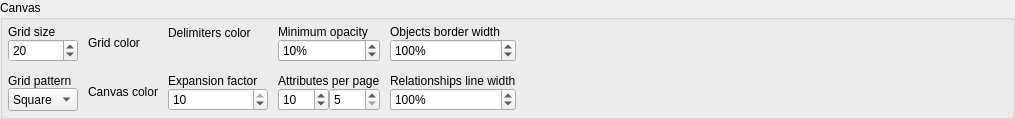
           <widget class="QGroupBox" name="canvas_gb">
            <property name="sizePolicy">
             <sizepolicy hsizetype="Preferred" vsizetype="Preferred">
              <horstretch>0</horstretch>
              <verstretch>0</verstretch>
             </sizepolicy>
            </property>
            <property name="title">
             <string>Canvas</string>
            </property>
            <layout class="QGridLayout" name="gridLayout_5">
             <property name="leftMargin">
              <number>5</number>
             </property>
             <property name="topMargin">
              <number>5</number>
             </property>
             <property name="rightMargin">
              <number>5</number>
             </property>
             <property name="bottomMargin">
              <number>5</number>
             </property>
             <property name="horizontalSpacing">
              <number>10</number>
             </property>
             <item row="0" column="2">
              <layout class="QVBoxLayout" name="verticalLayout_17">
               <item>
                <widget class="QLabel" name="delimiters_color_lbl">
                 <property name="sizePolicy">
                  <sizepolicy hsizetype="Fixed" vsizetype="Fixed">
                   <horstretch>0</horstretch>
                   <verstretch>0</verstretch>
                  </sizepolicy>
                 </property>
                 <property name="statusTip">
                  <string/>
                 </property>
                 <property name="text">
                  <string>Delimiters color</string>
                 </property>
                </widget>
               </item>
               <item>
                <layout class="QHBoxLayout" name="delimiters_color_lt">
                 <property name="leftMargin">
                  <number>0</number>
                 </property>
                 <item>
                  <spacer name="horizontalSpacer_3">
                   <property name="orientation">
                    <enum>Qt::Orientation::Horizontal</enum>
                   </property>
                   <property name="sizeHint" stdset="0">
                    <size>
                     <width>40</width>
                     <height>20</height>
                    </size>
                   </property>
                  </spacer>
                 </item>
                </layout>
               </item>
              </layout>
             </item>
             <item row="2" column="2">
              <layout class="QVBoxLayout" name="verticalLayout_15">
               <item>
                <widget class="QLabel" name="expansion_factor_lbl">
                 <property name="sizePolicy">
                  <sizepolicy hsizetype="Preferred" vsizetype="Fixed">
                   <horstretch>0</horstretch>
                   <verstretch>0</verstretch>
                  </sizepolicy>
                 </property>
                 <property name="text">
                  <string>Expansion factor</string>
                 </property>
                 <property name="margin">
                  <number>0</number>
                 </property>
                </widget>
               </item>
               <item>
                <layout class="QHBoxLayout" name="horizontalLayout">
                 <property name="bottomMargin">
                  <number>0</number>
                 </property>
                 <item>
                  <widget class="QSpinBox" name="expansion_factor_spb">
                   <property name="sizePolicy">
                    <sizepolicy hsizetype="Preferred" vsizetype="Preferred">
                     <horstretch>0</horstretch>
                     <verstretch>0</verstretch>
                    </sizepolicy>
                   </property>
                   <property name="minimumSize">
                    <size>
                     <width>100</width>
                     <height>0</height>
                    </size>
                   </property>
                   <property name="toolTip">
                    <string>&lt;p&gt;The expansion factor is the number of times the current page dimension (width and height) is used to expand the canvas geometry to a certain direction (top, left, bottom, or right). The page dimension can be adjusted in the printing options.&lt;/p&gt;</string>
                   </property>
                   <property name="statusTip">
                    <string/>
                   </property>
                   <property name="minimum">
                    <number>1</number>
                   </property>
                   <property name="maximum">
                    <number>10</number>
                   </property>
                   <property name="singleStep">
                    <number>1</number>
                   </property>
                   <property name="value">
                    <number>10</number>
                   </property>
                  </widget>
                 </item>
                </layout>
               </item>
              </layout>
             </item>
             <item row="0" column="1">
              <layout class="QVBoxLayout" name="verticalLayout_11">
               <item>
                <widget class="QLabel" name="grid_line_color_lbl">
                 <property name="sizePolicy">
                  <sizepolicy hsizetype="Preferred" vsizetype="Fixed">
                   <horstretch>0</horstretch>
                   <verstretch>0</verstretch>
                  </sizepolicy>
                 </property>
                 <property name="statusTip">
                  <string/>
                 </property>
                 <property name="text">
                  <string>Grid color</string>
                 </property>
                </widget>
               </item>
               <item>
                <layout class="QHBoxLayout" name="grid_color_lt"/>
               </item>
              </layout>
             </item>
             <item row="2" column="4">
              <layout class="QVBoxLayout" name="rel_border_width_lt">
               <item>
                <widget class="QLabel" name="rel_border_width_lbl">
                 <property name="sizePolicy">
                  <sizepolicy hsizetype="Preferred" vsizetype="Fixed">
                   <horstretch>0</horstretch>
                   <verstretch>0</verstretch>
                  </sizepolicy>
                 </property>
                 <property name="text">
                  <string>Relationships line width</string>
                 </property>
                </widget>
               </item>
               <item>
                <widget class="QSpinBox" name="rel_border_width_spb">
                 <property name="sizePolicy">
                  <sizepolicy hsizetype="Preferred" vsizetype="Preferred">
                   <horstretch>0</horstretch>
                   <verstretch>0</verstretch>
                  </sizepolicy>
                 </property>
                 <property name="minimumSize">
                  <size>
                   <width>100</width>
                   <height>0</height>
                  </size>
                 </property>
                 <property name="toolTip">
                  <string>&lt;p&gt;Defines the width of the relationships lines as a percentage of the default width.&lt;/p&gt;</string>
                 </property>
                 <property name="suffix">
                  <string>%</string>
                 </property>
                 <property name="minimum">
                  <number>50</number>
                 </property>
                 <property name="maximum">
                  <number>300</number>
                 </property>
                 <property name="singleStep">
                  <number>10</number>
                 </property>
                 <property name="value">
                  <number>100</number>
                 </property>
                </widget>
               </item>
              </layout>
             </item>
             <item row="2" column="1">
              <layout class="QVBoxLayout" name="verticalLayout_14">
               <item>
                <widget class="QLabel" name="canvas_color">
                 <property name="sizePolicy">
                  <sizepolicy hsizetype="Fixed" vsizetype="Fixed">
                   <horstretch>0</horstretch>
                   <verstretch>0</verstretch>
                  </sizepolicy>
                 </property>
                 <property name="statusTip">
                  <string/>
                 </property>
                 <property name="text">
                  <string>Canvas color</string>
                 </property>
                 <property name="indent">
                  <number>0</number>
                 </property>
                </widget>
               </item>
               <item>
                <layout class="QHBoxLayout" name="canvas_color_lt"/>
               </item>
              </layout>
             </item>
             <item row="0" column="5" rowspan="3">
              <spacer name="horizontalSpacer_10">
               <property name="orientation">
                <enum>Qt::Orientation::Horizontal</enum>
               </property>
               <property name="sizeHint" stdset="0">
                <size>
                 <width>491</width>
                 <height>20</height>
                </size>
               </property>
              </spacer>
             </item>
             <item row="0" column="3">
              <layout class="QVBoxLayout" name="verticalLayout_12">
               <item>
                <widget class="QLabel" name="min_obj_opacity_lbl">
                 <property name="sizePolicy">
                  <sizepolicy hsizetype="Preferred" vsizetype="Fixed">
                   <horstretch>0</horstretch>
                   <verstretch>0</verstretch>
                  </sizepolicy>
                 </property>
                 <property name="text">
                  <string>Minimum opacity </string>
                 </property>
                </widget>
               </item>
               <item>
                <layout class="QHBoxLayout" name="horizontalLayout_6">
                 <item>
                  <widget class="QSpinBox" name="min_obj_opacity_spb">
                   <property name="sizePolicy">
                    <sizepolicy hsizetype="Preferred" vsizetype="Preferred">
                     <horstretch>0</horstretch>
                     <verstretch>0</verstretch>
                    </sizepolicy>
                   </property>
                   <property name="minimumSize">
                    <size>
                     <width>100</width>
                     <height>0</height>
                    </size>
                   </property>
                   <property name="toolTip">
                    <string>&lt;p&gt;Defines the minimum opacity percentage applied to the objects when using the fade out feature. A zero opacity causes the object to be completely hidden not being possible to interact with it in the canvas area.&lt;/p&gt;</string>
                   </property>
                   <property name="statusTip">
                    <string/>
                   </property>
                   <property name="suffix">
                    <string>%</string>
                   </property>
                   <property name="minimum">
                    <number>0</number>
                   </property>
                   <property name="maximum">
                    <number>70</number>
                   </property>
                   <property name="singleStep">
                    <number>5</number>
                   </property>
                   <property name="value">
                    <number>10</number>
                   </property>
                  </widget>
                 </item>
                </layout>
               </item>
              </layout>
             </item>
             <item row="0" column="0">
              <layout class="QVBoxLayout" name="verticalLayout_16">
               <item>
                <widget class="QLabel" name="grid_size_lbl">
                 <property name="sizePolicy">
                  <sizepolicy hsizetype="Fixed" vsizetype="Fixed">
                   <horstretch>0</horstretch>
                   <verstretch>0</verstretch>
                  </sizepolicy>
                 </property>
                 <property name="statusTip">
                  <string/>
                 </property>
                 <property name="text">
                  <string>Grid size</string>
                 </property>
                </widget>
               </item>
               <item>
                <widget class="QSpinBox" name="grid_size_spb">
                 <property name="sizePolicy">
                  <sizepolicy hsizetype="Preferred" vsizetype="Preferred">
                   <horstretch>0</horstretch>
                   <verstretch>0</verstretch>
                  </sizepolicy>
                 </property>
                 <property name="toolTip">
                  <string>&lt;p&gt;Defines the vertical and horizontal grid size. This value affects the spacing of objects when using the feature that aligns the objects on the grid. &lt;/p&gt;</string>
                 </property>
                 <property name="statusTip">
                  <string/>
                 </property>
                 <property name="minimum">
                  <number>10</number>
                 </property>
                 <property name="maximum">
                  <number>100</number>
                 </property>
                 <property name="singleStep">
                  <number>10</number>
                 </property>
                 <property name="value">
                  <number>20</number>
                 </property>
                </widget>
               </item>
              </layout>
             </item>
             <item row="2" column="0">
              <layout class="QVBoxLayout" name="verticalLayout_13">
               <item>
                <widget class="QLabel" name="grid_pattern_lbl">
                 <property name="sizePolicy">
                  <sizepolicy hsizetype="Fixed" vsizetype="Fixed">
                   <horstretch>0</horstretch>
                   <verstretch>0</verstretch>
                  </sizepolicy>
                 </property>
                 <property name="statusTip">
                  <string/>
                 </property>
                 <property name="text">
                  <string>Grid pattern</string>
                 </property>
                </widget>
               </item>
               <item>
                <widget class="QComboBox" name="grid_pattern_cmb">
                 <property name="sizePolicy">
                  <sizepolicy hsizetype="Preferred" vsizetype="Preferred">
                   <horstretch>0</horstretch>
                   <verstretch>0</verstretch>
                  </sizepolicy>
                 </property>
                 <item>
                  <property name="text">
                   <string>Square</string>
                  </property>
                 </item>
                 <item>
                  <property name="text">
                   <string>Dot</string>
                  </property>
                 </item>
                </widget>
               </item>
              </layout>
             </item>
             <item row="2" column="3">
              <layout class="QVBoxLayout" name="verticalLayout_18">
               <item>
                <widget class="QLabel" name="attributes_per_page_lbl">
                 <property name="sizePolicy">
                  <sizepolicy hsizetype="Preferred" vsizetype="Fixed">
                   <horstretch>0</horstretch>
                   <verstretch>0</verstretch>
                  </sizepolicy>
                 </property>
                 <property name="text">
                  <string>Attributes per page</string>
                 </property>
                </widget>
               </item>
               <item>
                <layout class="QHBoxLayout" name="horizontalLayout_2">
                 <item>
                  <widget class="QSpinBox" name="attribs_per_page_spb">
                   <property name="sizePolicy">
                    <sizepolicy hsizetype="Preferred" vsizetype="Preferred">
                     <horstretch>0</horstretch>
                     <verstretch>0</verstretch>
                    </sizepolicy>
                   </property>
                   <property name="minimumSize">
                    <size>
                     <width>50</width>
                     <height>0</height>
                    </size>
                   </property>
                   <property name="toolTip">
                    <string>&lt;p&gt;These spinners define the minimum amount of attributes visible per page in each section of tables and views when the pagination is enabled on them. This one controls the amount of columns per page.&lt;/p&gt;</string>
                   </property>
                   <property name="statusTip">
                    <string/>
                   </property>
                   <property name="minimum">
                    <number>5</number>
                   </property>
                   <property name="maximum">
                    <number>100</number>
                   </property>
                   <property name="singleStep">
                    <number>5</number>
                   </property>
                   <property name="value">
                    <number>10</number>
                   </property>
                  </widget>
                 </item>
                 <item>
                  <widget class="QSpinBox" name="ext_attribs_per_page_spb">
                   <property name="sizePolicy">
                    <sizepolicy hsizetype="Preferred" vsizetype="Preferred">
                     <horstretch>0</horstretch>
                     <verstretch>0</verstretch>
                    </sizepolicy>
                   </property>
                   <property name="minimumSize">
                    <size>
                     <width>50</width>
                     <height>0</height>
                    </size>
                   </property>
                   <property name="toolTip">
                    <string>&lt;p&gt;These spinners define the minimum amount of attributes visible per page in each section of tables and views when the pagination is enabled on them. This one defines the number of extended attributes (constraints, indexes, trigger, rules, policies) displayed per page.&lt;/p&gt;</string>
                   </property>
                   <property name="statusTip">
                    <string/>
                   </property>
                   <property name="minimum">
                    <number>5</number>
                   </property>
                   <property name="maximum">
                    <number>100</number>
                   </property>
                   <property name="singleStep">
                    <number>5</number>
                   </property>
                   <property name="value">
                    <number>5</number>
                   </property>
                  </widget>
                 </item>
                </layout>
               </item>
              </layout>
             </item>
             <item row="0" column="4">
              <layout class="QVBoxLayout" name="obj_border_width_lt">
               <item>
                <widget class="QLabel" name="obj_border_width_lbl">
                 <property name="sizePolicy">
                  <sizepolicy hsizetype="Preferred" vsizetype="Fixed">
                   <horstretch>0</horstretch>
                   <verstretch>0</verstretch>
                  </sizepolicy>
                 </property>
                 <property name="text">
                  <string>Objects border width</string>
                 </property>
                </widget>
               </item>
               <item>
                <widget class="QSpinBox" name="obj_border_width_spb">
                 <property name="sizePolicy">
                  <sizepolicy hsizetype="Preferred" vsizetype="Preferred">
                   <horstretch>0</horstretch>
                   <verstretch>0</verstretch>
                  </sizepolicy>
                 </property>
                 <property name="minimumSize">
                  <size>
                   <width>100</width>
                   <height>0</height>
                  </size>
                 </property>
                 <property name="toolTip">
                  <string>&lt;p&gt;Defines the width of the borders of the objects (except relationships) as a percentage of the default width. The attribute toggler buttons and the descriptors of the table items (columns, constraints, etc) are not affected.&lt;/p&gt;</string>
                 </property>
                 <property name="suffix">
                  <string>%</string>
                 </property>
                 <property name="minimum">
                  <number>50</number>
                 </property>
                 <property name="maximum">
                  <number>300</number>
                 </property>
                 <property name="singleStep">
                  <number>10</number>
                 </property>
                 <property name="value">
                  <number>100</number>
                 </property>
                </widget>
               </item>
              </layout>
             </item>
            </layout>
           </widget>
